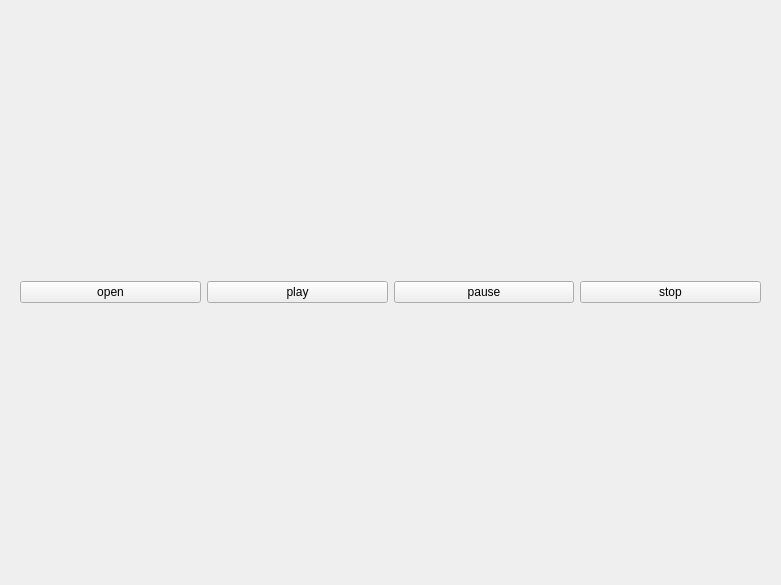
<?xml version="1.0" encoding="UTF-8"?>
<ui version="4.0">
 <class>Widget</class>
 <widget class="QWidget" name="Widget">
  <property name="geometry">
   <rect>
    <x>0</x>
    <y>0</y>
    <width>781</width>
    <height>585</height>
   </rect>
  </property>
  <property name="windowTitle">
   <string>Widget</string>
  </property>
  <layout class="QGridLayout" name="gridLayout">
   <item row="0" column="0">
    <widget class="QWidget" name="widget" native="true">
     <layout class="QHBoxLayout" name="horizontalLayout">
      <item>
       <widget class="QPushButton" name="open">
        <property name="text">
         <string>open</string>
        </property>
       </widget>
      </item>
      <item>
       <widget class="QPushButton" name="play">
        <property name="text">
         <string>play</string>
        </property>
       </widget>
      </item>
      <item>
       <widget class="QPushButton" name="pause">
        <property name="text">
         <string>pause</string>
        </property>
       </widget>
      </item>
      <item>
       <widget class="QPushButton" name="stop">
        <property name="text">
         <string>stop</string>
        </property>
       </widget>
      </item>
     </layout>
    </widget>
   </item>
  </layout>
 </widget>
 <resources/>
 <connections/>
</ui>
